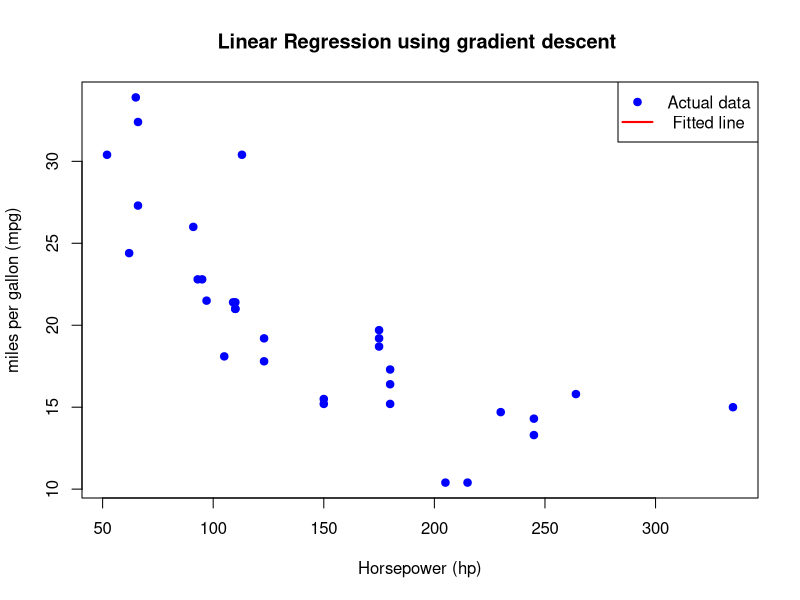

Write the R code that produced this figure.
# ✅ Load built-in mtcars dataset
data(mtcars)

# 🧮 Select horsepower (hp) as input and mpg as output
x <- mtcars$hp  # Feature (independent variable)
y <- mtcars$mpg # Target (dependent variable)

# ⚙️ Initialize model parameters
w <- 0.01      # Initial weight
b <- 0         # Initial bias
lr <- 0.0001   # Learning rate
n <- length(x) # Number of data points

# 🔁 Train for 100 iterations (epochs)
for(i in 1:100){
  
  # 🔮 Step 1: Make prediction using current model
  y_pred <- w * x + b  # Linear model: ŷ = wx + b
  
  # 📉 Step 2: Compute Mean Squared Error loss
  loss <- mean((y - y_pred)^2)
  
  # 🔗 Step 3: Compute gradients using the chain rule
  dl_dw <- (-2/n) * sum((y - y_pred) * x)  # Gradient w.r.t. weight
  dl_db <- (-2/n) * sum(y - y_pred)        # Gradient w.r.t. bias
  
  # 🔄 Step 4: Update the parameters using the gradients
  w <- w - lr * dl_dw
  b <- b - lr * dl_db
  
  # 🖨️ Print status every 10 epochs
  if(i %% 10 == 0){
    cat("Epoch:", i, "| Loss:", round(loss, 2), "| w:", round(w, 4), "| b:", round(b, 4), "\n")
  }
}

# plot : actual data and predicted regression line 
plot(x,y,
     main = "Linear Regression using gradient descent ", 
     xlab = "Horsepower (hp)", ylab = "miles per gallon (mpg)",
     pch = 19, col = "blue" # Blue points: actual data
     )

#add regreession line 
abline(a = b, b = w, col = "red", lwd = 2) # red line: predicted line 
legend  ("topright", legend = c("Actual data", " Fitted line"),
         col = c("blue", "red"), pch = c(19, NA), lty = c(NA, 1), lwd = c(NA, 2)
         )
